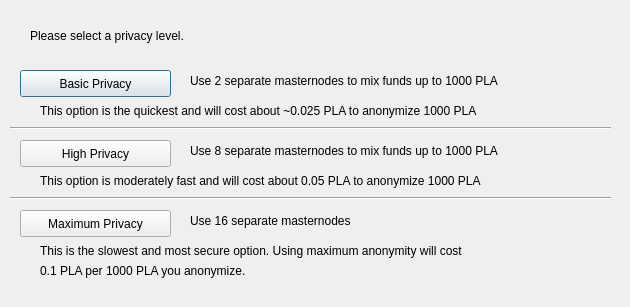
<?xml version="1.0" encoding="UTF-8"?>
<ui version="4.0">
 <class>DarksendConfig</class>
 <widget class="QDialog" name="DarksendConfig">
  <property name="geometry">
   <rect>
    <x>0</x>
    <y>0</y>
    <width>630</width>
    <height>307</height>
   </rect>
  </property>
  <property name="windowTitle">
   <string>Configure Darksend</string>
  </property>
  <widget class="QPushButton" name="buttonBasic">
   <property name="geometry">
    <rect>
     <x>20</x>
     <y>70</y>
     <width>151</width>
     <height>27</height>
    </rect>
   </property>
   <property name="text">
    <string>Basic Privacy</string>
   </property>
  </widget>
  <widget class="QPushButton" name="buttonHigh">
   <property name="geometry">
    <rect>
     <x>20</x>
     <y>140</y>
     <width>151</width>
     <height>27</height>
    </rect>
   </property>
   <property name="text">
    <string>High Privacy</string>
   </property>
  </widget>
  <widget class="QPushButton" name="buttonMax">
   <property name="geometry">
    <rect>
     <x>20</x>
     <y>210</y>
     <width>151</width>
     <height>27</height>
    </rect>
   </property>
   <property name="text">
    <string>Maximum Privacy</string>
   </property>
  </widget>
  <widget class="QLabel" name="label">
   <property name="geometry">
    <rect>
     <x>30</x>
     <y>20</y>
     <width>571</width>
     <height>31</height>
    </rect>
   </property>
   <property name="text">
    <string>Please select a privacy level.</string>
   </property>
  </widget>
  <widget class="QLabel" name="label_2">
   <property name="geometry">
    <rect>
     <x>190</x>
     <y>70</y>
     <width>421</width>
     <height>21</height>
    </rect>
   </property>
   <property name="text">
    <string>Use 2 separate masternodes to mix funds up to 1000 PLA</string>
   </property>
  </widget>
  <widget class="QLabel" name="label_3">
   <property name="geometry">
    <rect>
     <x>190</x>
     <y>140</y>
     <width>411</width>
     <height>21</height>
    </rect>
   </property>
   <property name="text">
    <string>Use 8 separate masternodes to mix funds up to 1000 PLA</string>
   </property>
  </widget>
  <widget class="QLabel" name="label_4">
   <property name="geometry">
    <rect>
     <x>190</x>
     <y>210</y>
     <width>421</width>
     <height>21</height>
    </rect>
   </property>
   <property name="text">
    <string>Use 16 separate masternodes</string>
   </property>
  </widget>
  <widget class="QLabel" name="label_6">
   <property name="geometry">
    <rect>
     <x>40</x>
     <y>100</y>
     <width>561</width>
     <height>21</height>
    </rect>
   </property>
   <property name="text">
    <string>This option is the quickest and will cost about ~0.025 PLA to anonymize 1000 PLA</string>
   </property>
  </widget>
  <widget class="QLabel" name="label_7">
   <property name="geometry">
    <rect>
     <x>40</x>
     <y>170</y>
     <width>561</width>
     <height>21</height>
    </rect>
   </property>
   <property name="text">
    <string>This option is moderately fast and will cost about 0.05 PLA to anonymize 1000 PLA</string>
   </property>
  </widget>
  <widget class="QLabel" name="label_8">
   <property name="geometry">
    <rect>
     <x>40</x>
     <y>240</y>
     <width>561</width>
     <height>21</height>
    </rect>
   </property>
   <property name="text">
    <string>This is the slowest and most secure option. Using maximum anonymity will cost</string>
   </property>
  </widget>
  <widget class="QLabel" name="label_9">
   <property name="geometry">
    <rect>
     <x>40</x>
     <y>260</y>
     <width>561</width>
     <height>21</height>
    </rect>
   </property>
   <property name="text">
    <string>0.1 PLA per 1000 PLA you anonymize.</string>
   </property>
  </widget>
  <widget class="Line" name="line">
   <property name="geometry">
    <rect>
     <x>10</x>
     <y>120</y>
     <width>601</width>
     <height>16</height>
    </rect>
   </property>
   <property name="orientation">
    <enum>Qt::Horizontal</enum>
   </property>
  </widget>
  <widget class="Line" name="line_2">
   <property name="geometry">
    <rect>
     <x>10</x>
     <y>190</y>
     <width>601</width>
     <height>16</height>
    </rect>
   </property>
   <property name="orientation">
    <enum>Qt::Horizontal</enum>
   </property>
  </widget>
 </widget>
 <resources/>
 <connections/>
</ui>
